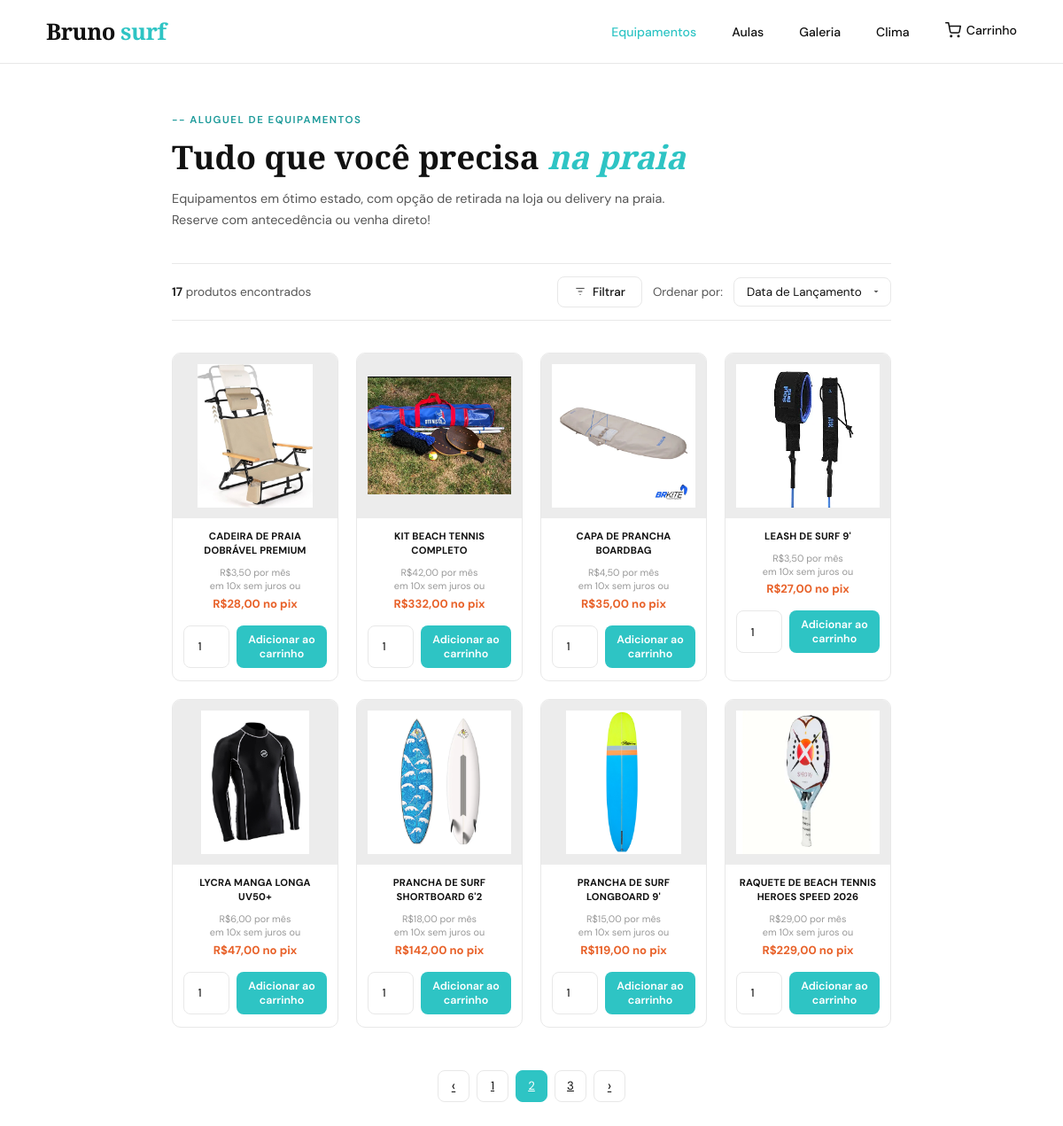
Page /equipamentos.php?pagina=2 on the committed database.
### tables this page shows
CREATE TABLE `equipamentos` (
  `id` int(11) NOT NULL,
  `nome` varchar(100) NOT NULL,
  `categoria` varchar(50) NOT NULL,
  `marca` varchar(50) DEFAULT NULL,
  `descricao` text DEFAULT NULL,
  `preco_diaria` decimal(10,2) NOT NULL,
  `preco_pix` decimal(10,2) NOT NULL,
  `preco_parcelado` decimal(10,2) NOT NULL,
  `num_parcelas` int(11) NOT NULL DEFAULT 10,
  `estoque` int(11) NOT NULL DEFAULT 1,
  `disponivel` tinyint(1) NOT NULL DEFAULT 1,
  `imagem_url` varchar(255) DEFAULT NULL,
  `data_cadastro` datetime NOT NULL DEFAULT current_timestamp()
);

### carrinho_helpers.php (called while the page is built, shortened)
<?php
if (!function_exists('brl')) {
    function brl(float $v): string
    {
        return 'R$' . number_format($v, 2, ',', '.');
    }
}
if (!function_exists('esc')) {
    function esc(string $v): string
    {
        return htmlspecialchars($v, ENT_QUOTES, 'UTF-8');
    }
}

### equipamentos.php (the view, shortened to what this page needs)
<?php
require_once 'carrinho_helpers.php';
$ordem = $_GET['ordem'] ?? 'lancamento';
$pagina = max(1, (int) ($_GET['pagina'] ?? 1));
$por_pagina = 8;
$where = ['1 = 1'];
$params = [];
$order_map = [
  'lancamento' => 'id DESC',
  'preco_asc' => 'preco_pix ASC',
  'preco_desc' => 'preco_pix DESC',
  'nome' => 'nome ASC',
];
$order_sql = $order_map[$ordem] ?? 'id DESC';
$where_sql = implode(' AND ', $where);
try {
  $pdo = conectar();
  $stmt_total = $pdo->prepare("SELECT COUNT(*) FROM equipamentos WHERE $where_sql");
  $stmt_total->execute($params);
  $total = (int) $stmt_total->fetchColumn();
  $total_paginas = max(1, (int) ceil($total / $por_pagina));
  $pagina = min($pagina, $total_paginas);
  $offset = ($pagina - 1) * $por_pagina;
  $sql = "SELECT * FROM equipamentos WHERE $where_sql ORDER BY $order_sql LIMIT :limit OFFSET :offset";
  $stmt = $pdo->prepare($sql);
  $stmt->bindValue(':limit', $por_pagina, PDO::PARAM_INT);
  $stmt->bindValue(':offset', $offset, PDO::PARAM_INT);
  $stmt->execute();
  $produtos = $stmt->fetchAll();
} catch (PDOException $e) {
  $produtos = [];
  $total = 0;
  $total_paginas = 1;
  $categorias = [];
  $marcas = [];
  $erro = 'Não foi possível conectar ao banco de dados. Verifique as credenciais em equipamentos.php.<br><small>' . htmlspecialchars($e->getMessage()) . '</small>';
}
function qstr(array $extra = []): string
{
  $base = array_filter([
    'categoria' => $_GET['categoria'] ?? '',
    'marca' => $_GET['marca'] ?? '',
    'preco_max' => $_GET['preco_max'] ?? '',
    'disponivel' => $_GET['disponivel'] ?? '',
    'ordem' => $_GET['ordem'] ?? '',
  ]);
  return http_build_query(array_merge($base, $extra));
}
function sel(string $campo, string $valor): string
{
  return (($_GET[$campo] ?? '') === $valor) ? 'selected' : '';
}
?>
<!DOCTYPE html>
<html lang="pt-BR">
<head>
  <link rel="stylesheet" href="css/equipamentos.css">
  <link rel="stylesheet" href="css/carrinho.css">
</head>
<body>
  <nav>
    <a href="index.php" class="logo">Bruno <span>surf</span></a>
    <ul class="nav-links">
      <li><a href="equipamentos.php" class="active">Equipamentos</a></li>
      <li><a href="escola.php">Aulas</a></li>
      <li><a href="galeria.php">Galeria</a></li>
      <li><a href="clima.php">Clima</a></li>
      <li>
        <a href="carrinho.php" class="cart-link">
          <svg viewBox="0 0 24 24" class="cart-icon">
            <circle cx="9" cy="21" r="1" />
            <circle cx="20" cy="21" r="1" />
            <path d="M1 1h4l2.6 13.4a2 2 0 0 0 2 1.6h9.8a2 2 0 0 0 2-1.6L23 6H6" />
          </svg>
          Carrinho
        </a>
      </li>
    </ul>
  </nav>
  <div class="page">
    <p class="page-eyebrow">Aluguel de Equipamentos</p>
    <h1 class="page-title">Tudo que você precisa <em>na praia</em></h1>
    <p class="page-desc">Equipamentos em ótimo estado, com opção de retirada na loja ou delivery na praia. Reserve com
      antecedência ou venha direto!</p>
    <div class="toolbar">
      <span class="toolbar-count">
        <strong><?= $total ?></strong> produto<?= $total !== 1 ? 's' : '' ?> encontrado<?= $total !== 1 ? 's' : '' ?>
      </span>
      <div class="toolbar-right">
        <button class="btn-filtrar" id="toggleFiltro" type="button">
          <svg viewBox="0 0 24 24">
            <line x1="4" y1="6" x2="20" y2="6" />
            <line x1="8" y1="12" x2="16" y2="12" />
            <line x1="11" y1="18" x2="13" y2="18" />
          </svg>
          Filtrar
        </button>
        <span class="ordenar-label">Ordenar por:</span>
        <select class="select-ordenar"
          onchange="window.location='equipamentos.php?<?= esc(qstr()) ?>&ordem='+this.value">
          <option value="lancamento" <?= sel('ordem', 'lancamento') ?>>Data de Lançamento</option>
        </select>
      </div>
    </div>
    <div class="products-grid">
      <?php if (empty($produtos)): ?>
        <div class="no-results">Nenhum produto encontrado para os filtros selecionados.</div>
      <?php else: ?>
        <?php foreach ($produtos as $p): ?>
          <div class="product-card">
            <div class="product-img">
              <?php if (!empty($p['imagem_url']) && file_exists($p['imagem_url'])): ?>
                <img src="<?= esc($p['imagem_url']) ?>" alt="<?= esc($p['nome']) ?>">
              <?php else: ?>
                <img src="IMG/chinelo.jpg" alt="<?= esc($p['nome']) ?>" class="placeholder-img">
              <?php endif; ?>
            </div>
            <div class="product-info">
              <p class="product-name"><?= esc($p['nome']) ?></p>
              <p class="product-price-old">
                <?= brl($p['preco_parcelado']) ?> por mês<br>
                em <?= (int) $p['num_parcelas'] ?>x sem juros ou
              </p>
              <p class="product-price-pix"><?= brl($p['preco_pix']) ?> no pix</p>
            </div>
            <form class="product-add-form" method="POST" action="adicionar_carrinho.php">
              <input type="number" name="quantidade" value="1" min="1" max="<?= max(1, (int) $p['estoque']) ?>"
                <?= !$p['disponivel'] ? 'disabled' : '' ?>>
              <button type="submit" class="btn-add-cart" <?= !$p['disponivel'] ? 'disabled' : '' ?>>
                <?= $p['disponivel'] ? 'Adicionar ao carrinho' : 'Indisponível' ?>
              </button>
            </form>
          </div>
        <?php endforeach; ?>
      <?php endif; ?>
    </div>
    <?php if ($total_paginas > 1): ?>
      <div class="pagination">
        <a class="page-btn arrow <?= $pagina <= 1 ? 'disabled' : '' ?>"
          href="?<?= esc(qstr(['pagina' => $pagina - 1])) ?>">‹</a>
        <?php for ($i = 1; $i <= $total_paginas; $i++): ?>
          <a class="page-btn <?= $i === $pagina ? 'active' : '' ?>" href="?<?= esc(qstr(['pagina' => $i])) ?>"><?= $i ?></a>
        <?php endfor; ?>
        <a class="page-btn arrow <?= $pagina >= $total_paginas ? 'disabled' : '' ?>"
          href="?<?= esc(qstr(['pagina' => $pagina + 1])) ?>">›</a>
      </div>
    <?php endif; ?>
  </div>
</body>
</html>

### css/equipamentos.css (style rules this page uses)
:root { --teal: #2ec4c4; --teal-dark: #1a9999; --orange: #e8622a; --dark: #111111; --mid: #555555; --light-bg: #f7f7f7; --border: #e8e8e8; --white: #ffffff; }
* { margin: 0; padding: 0; box-sizing: border-box; }
body { font-family: 'DM Sans', sans-serif; color: var(--dark); background: var(--white); }
nav { position: sticky; top: 0; z-index: 100; display: flex; align-items: center; justify-content: space-between; padding: 18px 52px; background: rgba(255,255,255,0.97); backdrop-filter: blur(8px); border-bottom: 1px solid var(--border); }
.logo { font-family: 'Playfair Display', serif; font-size: 1.6rem; font-weight: 900; color: var(--dark); letter-spacing: -0.5px; text-decoration: none; }
.logo span { color: var(--teal); }
.nav-links { display: flex; gap: 40px; list-style: none; }
.nav-links a { text-decoration: none; color: var(--dark); font-size: 0.88rem; font-weight: 500; transition: color .2s; }
.nav-links a:hover, .nav-links a.active { color: var(--teal); }
.page { max-width: 860px; margin: 0 auto; padding: 56px 24px 80px; }
.page-eyebrow { font-size: 0.72rem; font-weight: 600; letter-spacing: 1.5px; color: var(--teal-dark); text-transform: uppercase; margin-bottom: 12px; }
.page-eyebrow::before { content: '-- '; }
.page-title { font-family: 'Playfair Display', serif; font-size: clamp(1.7rem, 3.5vw, 2.3rem); font-weight: 700; line-height: 1.2; margin-bottom: 14px; }
.page-title em { font-style: italic; color: var(--teal); }
.page-desc { font-size: 0.9rem; color: var(--mid); line-height: 1.65; max-width: 580px; margin-bottom: 36px; }
.toolbar { display: flex; align-items: center; justify-content: space-between; border-top: 1px solid var(--border); border-bottom: 1px solid var(--border); padding: 14px 0; margin-bottom: 36px; gap: 16px; flex-wrap: wrap; }
.toolbar-count { font-size: 0.85rem; color: var(--mid); font-weight: 400; }
.toolbar-count strong { color: var(--dark); font-weight: 600; }
.toolbar-right { display: flex; align-items: center; gap: 12px; }
.btn-filtrar { display: flex; align-items: center; gap: 7px; padding: 8px 18px; border: 1.5px solid var(--border); border-radius: 8px; background: var(--white); font-family: 'DM Sans', sans-serif; font-size: 0.84rem; font-weight: 500; color: var(--dark); cursor: pointer; transition: border-color .2s, background .2s; }
.btn-filtrar svg { width: 14px; height: 14px; stroke: var(--mid); fill: none; stroke-width: 2; }
.ordenar-label { font-size: 0.84rem; color: var(--mid); white-space: nowrap; }
.select-ordenar { padding: 8px 32px 8px 14px; border: 1.5px solid var(--border); border-radius: 8px; font-family: 'DM Sans', sans-serif; font-size: 0.84rem; color: var(--dark); appearance: none; cursor: pointer; transition: border-color .2s; }
.products-grid { display: grid; grid-template-columns: repeat(4, 1fr); gap: 20px; }
.product-card { border: 1px solid var(--border); border-radius: 10px; overflow: hidden; background: var(--white); transition: box-shadow .22s, transform .22s; cursor: pointer; }
.product-img { width: 100%; aspect-ratio: 1 / 1; background: #ececec; display: flex; align-items: center; justify-content: center; overflow: hidden; }
.product-img img { width: 100%; height: 100%; object-fit: contain; padding: 12px; }
.product-info { padding: 12px 12px 16px; }
.product-name { font-size: 0.7rem; font-weight: 700; text-transform: uppercase; text-align: center; letter-spacing: 0.2px; line-height: 1.45; color: var(--dark); margin-bottom: 10px; }
.product-price-old { font-size: 0.68rem; color: #999; text-align: center; line-height: 1.4; margin-bottom: 3px; }
.product-price-pix { font-size: 0.82rem; font-weight: 700; color: var(--orange); text-align: center; }
.pagination { display: flex; justify-content: center; align-items: center; gap: 8px; margin-top: 48px; }
.page-btn { width: 36px; height: 36px; border-radius: 8px; border: 1.5px solid var(--border); background: var(--white); font-family: 'DM Sans', sans-serif; font-size: 0.83rem; color: var(--dark); cursor: pointer; display: flex; align-items: center; justify-content: center; transition: all .18s; }
.page-btn.active { background: var(--teal); color: #fff; border-color: var(--teal); }
.page-btn.arrow { font-size: 1rem; }

### rows in the picture
equipamentos: imagem_url (picture), nome "CADEIRA DE PRAIA DOBRÁVEL PREMIUM", preco_parcelado "R$3,50", num_parcelas "10", preco_pix "R$28,00", quantidade "1", shows "Adicionar ao carrinho"
equipamentos: imagem_url (picture), nome "KIT BEACH TENNIS COMPLETO", preco_parcelado "R$42,00", num_parcelas "10", preco_pix "R$332,00", quantidade "1", shows "Adicionar ao carrinho"
equipamentos: imagem_url (picture), nome "CAPA DE PRANCHA BOARDBAG", preco_parcelado "R$4,50", num_parcelas "10", preco_pix "R$35,00", quantidade "1", shows "Adicionar ao carrinho"
equipamentos: imagem_url (picture), nome "LEASH DE SURF 9'", preco_parcelado "R$3,50", num_parcelas "10", preco_pix "R$27,00", quantidade "1", shows "Adicionar ao carrinho"
equipamentos: imagem_url (picture), nome "LYCRA MANGA LONGA UV50+", preco_parcelado "R$6,00", num_parcelas "10", preco_pix "R$47,00", quantidade "1", shows "Adicionar ao carrinho"
equipamentos: imagem_url (picture), nome "PRANCHA DE SURF SHORTBOARD 6'2", preco_parcelado "R$18,00", num_parcelas "10", preco_pix "R$142,00", quantidade "1", shows "Adicionar ao carrinho"
equipamentos: imagem_url (picture), nome "PRANCHA DE SURF LONGBOARD 9'", preco_parcelado "R$15,00", num_parcelas "10", preco_pix "R$119,00", quantidade "1", shows "Adicionar ao carrinho"
equipamentos: imagem_url (picture), nome "RAQUETE DE BEACH TENNIS HEROES SPEED 2026", preco_parcelado "R$29,00", num_parcelas "10", preco_pix "R$229,00", quantidade "1", shows "Adicionar ao carrinho"

### other values in the picture
$total "17"
